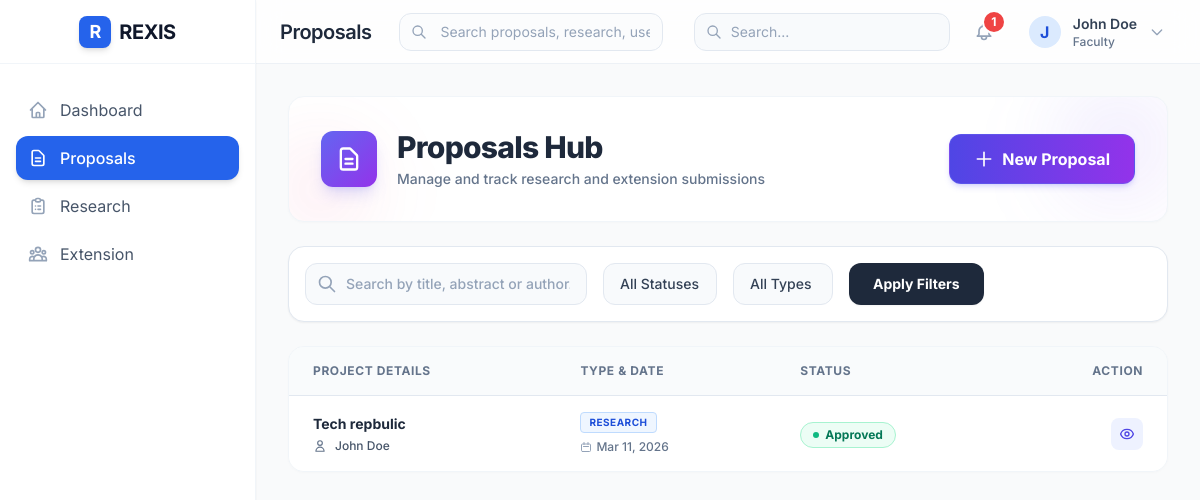
The app's page /proposals/ (signed in), older data.
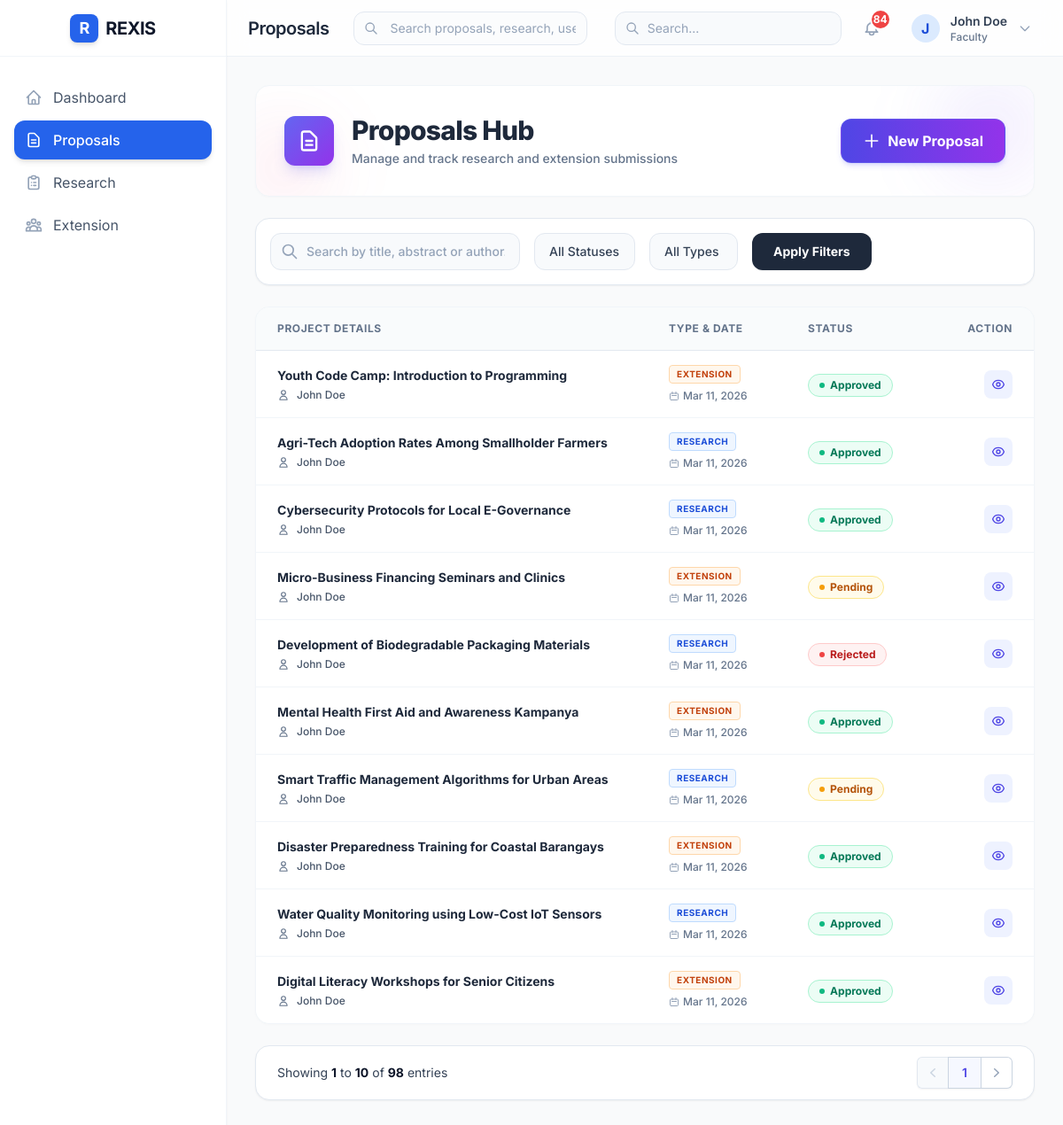
The same page, newer data.
### proposals/models.py (models this page shows, shortened)
class Proposal(models.Model):
    title = models.CharField(max_length=255)
    abstract = models.TextField()
    full_description = models.TextField()
    proposal_type = models.CharField(
        max_length=20,
        choices=ProposalType.choices,
        default=ProposalType.RESEARCH
    )
    faculty_author = models.ForeignKey(
        settings.AUTH_USER_MODEL,
        on_delete=models.CASCADE,
        related_name='proposals_authored'
    )
    research_staff = models.ForeignKey(
        settings.AUTH_USER_MODEL,
        on_delete=models.SET_NULL,
        null=True,
        blank=True,
        related_name='proposals_research'
    )
    date_submitted = models.DateTimeField(auto_now_add=True)
    date_updated = models.DateTimeField(auto_now=True)
    proposal_document = models.FileField(upload_to='proposals/documents/', blank=True, null=True)
    budget_pdf = models.FileField(upload_to='proposals/budgets/', blank=True, null=True)
    supporting_image = models.ImageField(upload_to='proposals/images/', blank=True, null=True)
    status = models.CharField(
        max_length=20,
        choices=ProposalStatus.choices,
        default=ProposalStatus.PENDING
    )
    reviewed_by = models.ForeignKey(
        settings.AUTH_USER_MODEL,
        on_delete=models.SET_NULL,
        null=True,
        blank=True,
        related_name='proposals_reviewed'
    )
    review_notes = models.TextField(blank=True)
    reviewed_at = models.DateTimeField(blank=True, null=True)
    class Meta:
        ordering = ['-date_submitted']
        verbose_name = 'Proposal'
        verbose_name_plural = 'Proposals'

### users/models.py (models this page shows, shortened)
class CustomUser(AbstractUser):
    ROLE_CHOICES = UserRole.choices
    role = models.CharField(
        max_length=20,
        choices=UserRole.choices,
        default=UserRole.FACULTY
    )
    employee_id = models.CharField(max_length=50, blank=True)
    department = models.CharField(max_length=100, blank=True)
    phone = models.CharField(max_length=20, blank=True)
    created_at = models.DateTimeField(auto_now_add=True)
    updated_at = models.DateTimeField(auto_now=True)
    class Meta:
        verbose_name = 'User'
        verbose_name_plural = 'Users'
    @property
    def is_admin(self):
        return self.role == UserRole.ADMIN or self.is_superuser
    @property
    def is_faculty(self):
        return self.role == UserRole.FACULTY
    @property
    def is_research_staff(self):
        return self.role == UserRole.RESEARCH_STAFF
    @property
    def is_extension_staff(self):
        return self.role == UserRole.EXTENSION_STAFF

### proposals/views.py (the view, shortened to what this page needs)
# urls.py: path('', views.proposal_list, name='proposal_list'),
@login_required
def proposal_list(request: HttpRequest) -> HttpResponse:
    user = request.user
    proposals = Proposal.objects.select_related('faculty_author', 'research_staff')
    if user.is_faculty:
        proposals = proposals.filter(faculty_author=user)
    elif user.is_research_staff:
        proposals = proposals.filter(
            Q(faculty_author=user) |
            Q(research_staff=user) |
            Q(status=ProposalStatus.APPROVED)
        )
    elif user.is_extension_staff:
        proposals = proposals.filter(proposal_type=ProposalType.EXTENSION)
    status_filter = request.GET.get('status')
    if status_filter:
        proposals = proposals.filter(status=status_filter)
    type_filter = request.GET.get('proposal_type')
    if type_filter:
        proposals = proposals.filter(proposal_type=type_filter)
    search = request.GET.get('search')
    paginator = Paginator(proposals, 10)
    page_number = request.GET.get('page')
    page_obj = paginator.get_page(page_number)
    context = {
        'page_obj': page_obj,
        'status_choices': ProposalStatus.choices,
        'type_choices': ProposalType.choices,
    }
    return render(request, 'proposals/proposal_list.html', context)

### templates/proposals/proposal_list.html (shortened to what the changed rows need)
{% extends 'base.html' %}
{% block page_title %}Proposals{% endblock %}
{% block content %}
<div class="max-w-7xl mx-auto space-y-6 animate-fade-in-up">
    <div class="bg-white rounded-2xl shadow-card p-6 md:p-8 flex flex-col md:flex-row items-center justify-between border border-slate-100 relative overflow-hidden group">
        <div class="flex items-center gap-5 z-10 w-full md:w-auto">
            <div>
                <h1 class="text-2xl md:text-3xl font-extrabold text-slate-800 tracking-tight">Proposals Hub</h1>
            </div>
        </div>
    </div>
    <div class="bg-white rounded-2xl shadow-card border border-slate-100 overflow-hidden">
        <div class="overflow-x-auto">
            <table class="w-full whitespace-nowrap">
                <thead>
                    <tr class="bg-slate-50/80 border-b border-slate-200">
                        <th scope="col" class="px-6 py-4 text-left text-xs font-bold text-slate-500 uppercase tracking-wider">Project Details</th>
                        <th scope="col" class="px-6 py-4 text-left text-xs font-bold text-slate-500 uppercase tracking-wider">Type & Date</th>
                        <th scope="col" class="px-6 py-4 text-left text-xs font-bold text-slate-500 uppercase tracking-wider">Status</th>
                        <th scope="col" class="px-6 py-4 text-right text-xs font-bold text-slate-500 uppercase tracking-wider">Action</th>
                    </tr>
                </thead>
                <tbody class="divide-y divide-slate-100 bg-white">
                    {% for proposal in page_obj %}
                    <tr class="hover:bg-indigo-50/50 transition-colors group">
                        <td class="px-6 py-4 max-w-sm">
                            <div class="flex flex-col">
                                <span class="font-bold text-slate-800 text-sm truncate group-hover:text-indigo-600 transition-colors">{{ proposal.title }}</span>
                                <div class="flex items-center mt-1 space-x-2 text-xs text-slate-500">
                                    <svg class="w-3.5 h-3.5" fill="none" stroke="currentColor" viewBox="0 0 24 24"><path stroke-linecap="round" stroke-linejoin="round" stroke-width="2" d="M16 7a4 4 0 11-8 0 4 4 0 018 0zM12 14a7 7 0 00-7 7h14a7 7 0 00-7-7z"></path></svg>
                                    <span class="font-medium text-slate-600 truncate">{{ proposal.faculty_author.get_full_name|default:proposal.faculty_author.username }}</span>
                                </div>
                            </div>
                        </td>
                        <td class="px-6 py-4">
                            <div class="flex flex-col gap-1.5 align-start justify-center">
                                <span class="inline-flex items-center px-2 py-0.5 rounded text-[10px] font-bold uppercase tracking-wider border mr-auto
                                    {% if proposal.proposal_type == 'RESEARCH' %}bg-blue-50 text-blue-700 border-blue-200
                                    {% else %}bg-orange-50 text-orange-700 border-orange-200{% endif %}">
                                    {{ proposal.get_proposal_type_display }}
                                </span>
                                <span class="text-xs text-slate-500 font-medium flex items-center gap-1">
                                    <svg class="w-3 h-3 text-slate-400" fill="none" stroke="currentColor" viewBox="0 0 24 24"><path stroke-linecap="round" stroke-linejoin="round" stroke-width="2" d="M8 7V3m8 4V3m-9 8h10M5 21h14a2 2 0 002-2V8a2 2 0 00-2-2H5a2 2 0 00-2 2v11a2 2 0 002 2z"></path></svg>
                                    {{ proposal.date_submitted|date:"M d, Y" }}
                                </span>
                            </div>
                        </td>
                        <td class="px-6 py-4">
                            <span class="inline-flex items-center gap-1.5 px-3 py-1 rounded-full text-xs font-bold capitalize border
                                {% if proposal.status == 'PENDING' %}bg-amber-50 text-amber-700 border-amber-200
                                {% elif proposal.status == 'APPROVED' %}bg-emerald-50 text-emerald-700 border-emerald-200
                                {% elif proposal.status == 'REJECTED' %}bg-red-50 text-red-700 border-red-200
                                {% else %}bg-slate-50 text-slate-700 border-slate-200{% endif %}">
                                <span class="w-1.5 h-1.5 rounded-full
                                    {% if proposal.status == 'PENDING' %}bg-amber-500
                                    {% elif proposal.status == 'APPROVED' %}bg-emerald-500
                                    {% elif proposal.status == 'REJECTED' %}bg-red-500
                                    {% else %}bg-slate-400{% endif %}">
                                </span>
                                {{ proposal.get_status_display }}
                            </span>
                        </td>
                        <td class="px-6 py-4 text-right text-sm font-medium">
                            <div class="flex items-center justify-end gap-2 outline-none">
                                <a href="{% url 'proposal_detail' proposal.pk %}" class="inline-flex items-center justify-center w-8 h-8 rounded-lg bg-indigo-50 text-indigo-600 hover:bg-indigo-100 transition-colors focus:ring-2 focus:ring-indigo-500 focus:ring-offset-1" title="View Details">
                                </a>
                            </div>
                        </td>
                    </tr>
                    {% endfor %}
                </tbody>
            </table>
        </div>
    </div>
    {% if page_obj.has_other_pages %}
    <div class="flex items-center justify-between bg-white px-4 py-3 sm:px-6 rounded-2xl shadow-sm border border-slate-200">
        <div class="hidden sm:flex sm:flex-1 sm:items-center sm:justify-between">
            <div>
                <p class="text-sm text-slate-700">
                    Showing <span class="font-bold text-slate-900">{{ page_obj.start_index }}</span> to <span class="font-bold text-slate-900">{{ page_obj.end_index }}</span> of <span class="font-bold text-slate-900">{{ page_obj.paginator.count }}</span> entries
                </p>
            </div>
            <div>
                <nav class="isolate inline-flex -space-x-px rounded-md shadow-sm" aria-label="Pagination">
                    {% if page_obj.has_previous %}
                    <a href="?page={{ page_obj.previous_page_number }}{% if request.GET.search %}&search={{ request.GET.search }}{% endif %}{% if request.GET.status %}&status={{ request.GET.status }}{% endif %}{% if request.GET.proposal_type %}&proposal_type={{ request.GET.proposal_type }}{% endif %}" class="relative inline-flex items-center rounded-l-md px-2 py-2 text-slate-400 ring-1 ring-inset ring-slate-300 hover:bg-slate-50 hover:text-indigo-600 focus:z-20 focus:outline-offset-0">
                        <span class="sr-only">Previous</span>
                        <svg class="h-5 w-5" viewBox="0 0 20 20" fill="currentColor" aria-hidden="true"><path fill-rule="evenodd" d="M12.79 5.23a.75.75 0 01-.02 1.06L8.832 10l3.938 3.71a.75.75 0 11-1.04 1.08l-4.5-4.25a.75.75 0 010-1.08l4.5-4.25a.75.75 0 011.06.02z" clip-rule="evenodd" /></svg>
                    </a>
                    {% else %}
                    <span class="relative inline-flex items-center rounded-l-md px-2 py-2 text-slate-300 ring-1 ring-inset ring-slate-200 bg-slate-50 cursor-not-allowed">
                        <svg class="h-5 w-5" viewBox="0 0 20 20" fill="currentColor" aria-hidden="true"><path fill-rule="evenodd" d="M12.79 5.23a.75.75 0 01-.02 1.06L8.832 10l3.938 3.71a.75.75 0 11-1.04 1.08l-4.5-4.25a.75.75 0 010-1.08l4.5-4.25a.75.75 0 011.06.02z" clip-rule="evenodd" /></svg>
                    </span>
                    {% endif %}
                    <span class="relative inline-flex items-center px-4 py-2 text-sm font-semibold text-indigo-600 ring-1 ring-inset ring-slate-300 focus:z-20 focus:outline-offset-0 bg-indigo-50/50">
                        {{ page_obj.number }}
                    </span>
                    {% if page_obj.has_next %}
                    <a href="?page={{ page_obj.next_page_number }}" class="relative inline-flex items-center rounded-r-md px-2 py-2 text-slate-400 ring-1 ring-inset ring-slate-300 hover:bg-slate-50 hover:text-indigo-600 focus:z-20 focus:outline-offset-0">
                        <svg class="h-5 w-5" viewBox="0 0 20 20" fill="currentColor" aria-hidden="true"><path fill-rule="evenodd" d="M7.21 14.77a.75.75 0 01.02-1.06L11.168 10 7.23 6.29a.75.75 0 111.04-1.08l4.5 4.25a.75.75 0 010 1.08l-4.5 4.25a.75.75 0 01-1.06-.02z" clip-rule="evenodd" /></svg>
                    </a>
                    {% endif %}
                </nav>
            </div>
        </div>
    </div>
    {% endif %}
</div>
{% endblock %}

### templates/base.html (shortened to what the changed rows need)
<!DOCTYPE html>
<html lang="en">
<head>
    <script src="https://cdn.tailwindcss.com"></script>
</head>
<body class="bg-gray-50" x-data="{ sidebarOpen: false }">
    {% if user.is_authenticated %}
    <div class="flex h-screen">
        <aside
            :class="sidebarOpen ? 'translate-x-0 shadow-2xl' : '-translate-x-full'"
            class="fixed inset-y-0 left-0 z-50 w-64 bg-white border-r border-slate-100 transform transition-transform duration-300 ease-in-out lg:relative lg:translate-x-0 lg:shadow-sm flex flex-col"
        >
            <div class="flex items-center justify-between lg:justify-center h-16 px-6 lg:px-0 border-b border-slate-100">
                <div class="flex items-center gap-2">
                    <h1 class="text-xl font-bold text-slate-900 tracking-tight">REXIS</h1>
                </div>
            </div>
        </aside>
        <div class="flex-1 flex flex-col min-w-0">
            <header class="bg-white/80 backdrop-blur-md border-b border-slate-200/60 sticky top-0 z-30 h-16 flex flex-col justify-center">
                <div class="flex items-center justify-between px-4 sm:px-6">
                    <div class="flex items-center gap-3">
                        <h2 class="text-xl font-semibold text-slate-800 tracking-tight hidden lg:block leading-none">{% block page_title %}Dashboard{% endblock %}</h2>
                    </div>
                    <div class="flex items-center gap-4">
                        <div class="relative" x-data="{ notifyOpen: false }">
                            <button @click="notifyOpen = !notifyOpen" @click.away="notifyOpen = false" class="p-2 text-slate-400 hover:text-blue-600 hover:bg-blue-50 rounded-full transition-colors relative focus:outline-none">
                                {% if notification_count > 0 %}
                                <span class="absolute -top-1 -right-1 min-w-6 h-6 bg-red-500 text-white text-xs font-bold rounded-full border-2 border-white flex items-center justify-center leading-none">
                                    {% if notification_count > 99 %}99+{% else %}{{ notification_count }}{% endif %}
                                </span>
                                {% endif %}
                            </button>
                        </div>
                    </div>
                </div>
            </header>
            <main class="flex-1 overflow-x-hidden overflow-y-auto p-4 sm:p-6 lg:p-8">
                <div class="max-w-7xl mx-auto">
                    {% block content %}{% endblock %}
                </div>
            </main>
        </div>
    </div>
    {% else %}
    <div class="min-h-screen flex flex-col justify-center bg-slate-50">
        {% block login_content %}{% endblock %}
    </div>
    {% endif %}
</body>
</html>

Row changes from the older to the newer data that the page shows:
removed Proposal: title "Tech repbulic", faculty_author.get_full_name "John Doe", proposal_type "RESEARCH", date_submitted "Mar 11, 2026", status "Approved"
added Proposal: title "Youth Code Camp: Introduction to Programming", faculty_author.get_full_name "John Doe", proposal_type "EXTENSION", date_submitted "Mar 11, 2026", status "Approved"
added Proposal: title "Agri-Tech Adoption Rates Among Smallholder Farmers", faculty_author.get_full_name "John Doe", proposal_type "RESEARCH", date_submitted "Mar 11, 2026", status "Approved"
added Proposal: title "Cybersecurity Protocols for Local E-Governance", faculty_author.get_full_name "John Doe", proposal_type "RESEARCH", date_submitted "Mar 11, 2026", status "Approved"
added Proposal: title "Micro-Business Financing Seminars and Clinics", faculty_author.get_full_name "John Doe", proposal_type "EXTENSION", date_submitted "Mar 11, 2026", status "Pending"
added Proposal: title "Development of Biodegradable Packaging Materials", faculty_author.get_full_name "John Doe", proposal_type "RESEARCH", date_submitted "Mar 11, 2026", status "Rejected"
added Proposal: title "Mental Health First Aid and Awareness Kampanya", faculty_author.get_full_name "John Doe", proposal_type "EXTENSION", date_submitted "Mar 11, 2026", status "Approved"
added Proposal: title "Smart Traffic Management Algorithms for Urban Areas", faculty_author.get_full_name "John Doe", proposal_type "RESEARCH", date_submitted "Mar 11, 2026", status "Pending"
added Proposal: title "Disaster Preparedness Training for Coastal Barangays", faculty_author.get_full_name "John Doe", proposal_type "EXTENSION", date_submitted "Mar 11, 2026", status "Approved"
added Proposal: title "Water Quality Monitoring using Low-Cost IoT Sensors", faculty_author.get_full_name "John Doe", proposal_type "RESEARCH", date_submitted "Mar 11, 2026", status "Approved"
added Proposal: title "Digital Literacy Workshops for Senior Citizens", faculty_author.get_full_name "John Doe", proposal_type "EXTENSION", date_submitted "Mar 11, 2026", status "Approved"
Text that changed along with them:
{{ notification_count }}: "1" → "84"
{{ page_obj.start_index }}: (not shown) → "1"
{{ page_obj.end_index }}: (not shown) → "10"
{{ page_obj.paginator.count }}: (not shown) → "98"
{{ page_obj.number }}: (not shown) → "1"
text now shown: "Showing to of entries"
